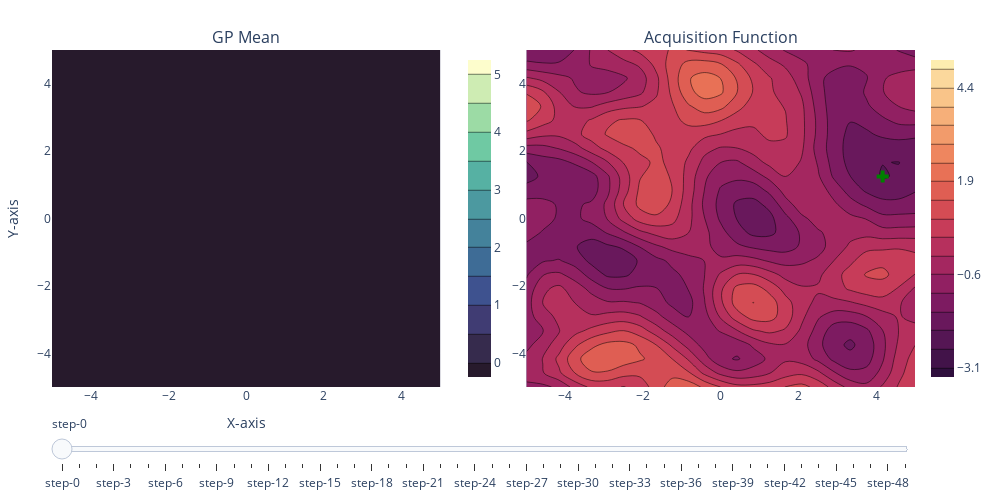

Here is the notebook cell this chart was saved with:
### Code cell
plot_bo_2d(result, X1=X1, X2=X2)
